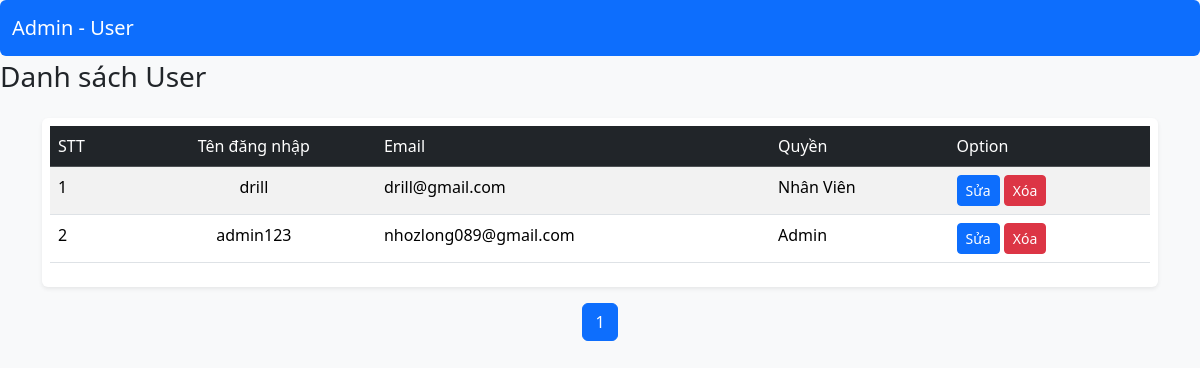
Before: /user/list_user.php with the older database file.
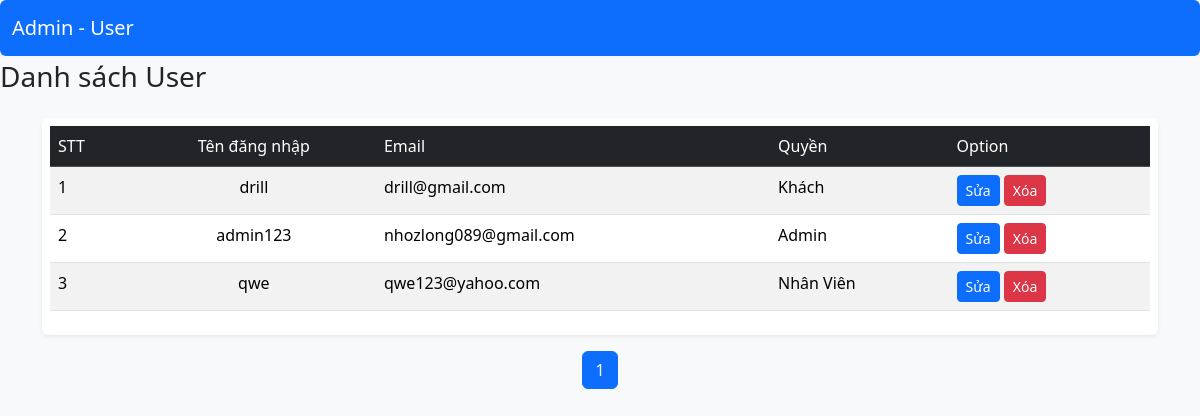
After: the same page with the newer database file.
### tables this page shows
CREATE TABLE `users` (
  `id_user` int(11) NOT NULL,
  `username` varchar(255) NOT NULL,
  `PWD` varchar(255) NOT NULL,
  `email` varchar(255) NOT NULL,
  `roles` int(11) DEFAULT NULL
);

### user/list_user.php (the view, shortened to what this page needs)
<?php
include_once '../libs/config.php';
    $limit = 6;
$page = isset($_GET['p']) ? (int)$_GET['p'] : 1;
$page = max($page, 1);
$start = ($page - 1) * $limit;
$stmt = $conn->query("SELECT COUNT(*) FROM users");
$totalRecords = $stmt->fetchColumn();
$totalPages = ceil($totalRecords / $limit);
$stmt = $conn->prepare("SELECT id_user, username,email,roles FROM users LIMIT :start, :limit");
$stmt->bindValue(':start', $start, PDO::PARAM_INT);
$stmt->bindValue(':limit', $limit, PDO::PARAM_INT);
$stmt->execute();
$lists = $stmt->fetchAll(PDO::FETCH_ASSOC);
?>
<!DOCTYPE html>
<html lang="vi">
<head>
    <link href="https://cdn.jsdelivr.net/npm/bootstrap@5.3.3/dist/css/bootstrap.min.css" rel="stylesheet">
</head>
<nav class="navbar navbar-expand-lg navbar-dark bg-primary mb-1 rounded">
    <div class="container-fluid">
        <a class="navbar-brand" href="../admin/dashboard.php">Admin - User</a>
    </div>
</nav>
<body class="bg-light">
    <h3 class="mb-4">Danh sách User</h3>
<div class="container">
    <div class="bg-white p-2 rounded shadow-sm">
        <table class="table table-hover table-striped">
            <thead class="table-dark">
                <tr>
                    <td>STT</td>
                    <td class="text-center">Tên đăng nhập</td>
                    <td>Email</td>
                    <td>Quyền</td>
                    <td>Option</td>
                </tr>
            </thead>
            <tbody>
                <?php foreach ($lists as $item) { ?>
                    <tr>
                        <td><?php echo $item['id_user']  ?></td>
                        <td class="text-center"><?php echo $item['username']; ?></td>
                        <td><?php echo $item['email']; ?></td>
                        <td>
                            <?php
                            if ($item['roles'] == 1) {
                                echo "Admin";
                            }
                            elseif ($item['roles'] == 2) {
                                echo "Nhân Viên";
                            }
                            else{
                                echo "Khách";
                            }
                            ?>
                       <td>
    <form method="post" action="edit_user.php" style="display:inline;">
        <input class="btn btn-sm btn-primary"
               type="submit"
               name="edit"
               value="Sửa" />
    </form>
    <form method="post" action="delete_user.php" style="display:inline;">
        <input class="btn btn-sm btn-danger"
               type="submit"
               name="delete"
               value="Xóa"
               onclick="return confirm('Bạn có chắc chắn muốn xóa không?');" />
    </form>
</td>
                    </tr>
                <?php } ?>
            </tbody>
        </table>
    </div>
</div>
<div class="mt-3">
    <nav aria-label="Page navigation">
        <ul class="pagination justify-content-center">
            <?php for ($i = 1; $i <= $totalPages; $i++): ?>
                <li class="page-item <?php echo ($i == $page) ? 'active' : ''; ?>">
                    <a class="page-link" href="?page=list_user&p=<?php echo $i; ?>"><?php echo $i; ?></a>
                </li>
            <?php endfor; ?>
        </ul>
    </nav>
</div>
</body>
</html>

Changed rows visible on the page:
changed users "drill": roles "Nhân Viên" → "Khách"
added users: id_user "3", username "qwe", email "qwe123@yahoo.com", shows "Nhân Viên"
